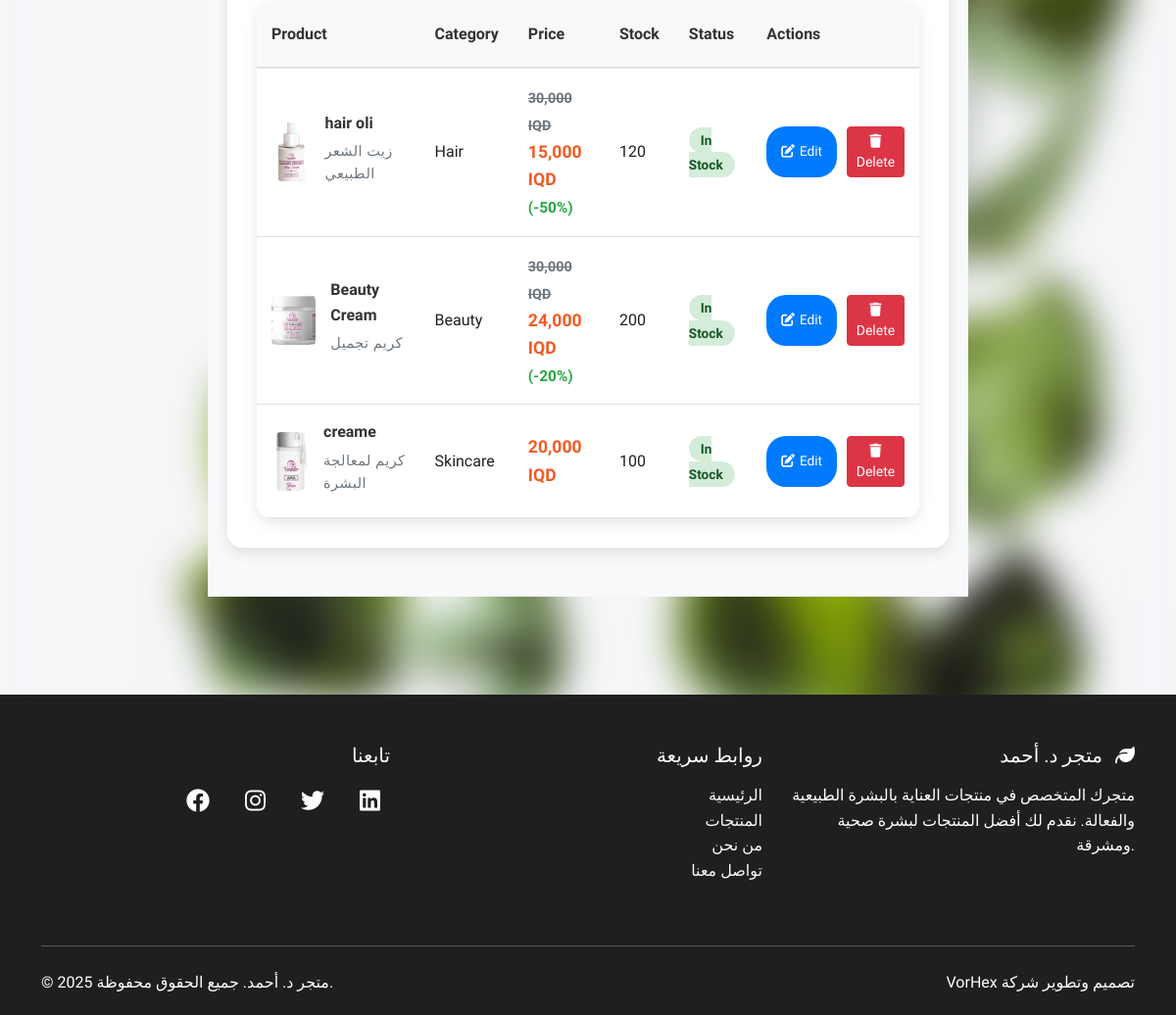
Page /dashboard/ (lower part) on the earlier database version.
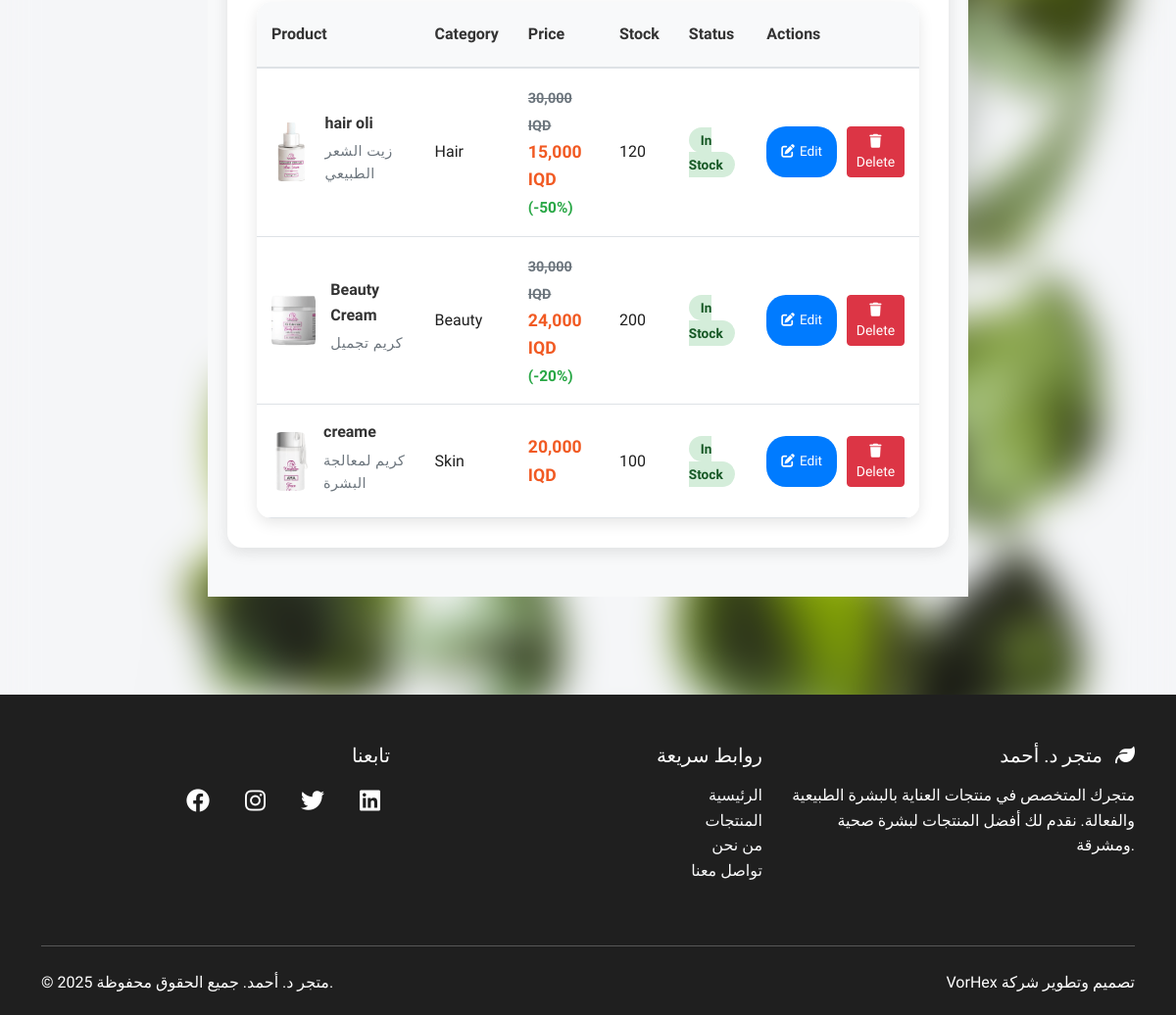
Same page on the later database version.
### core/models.py (models this page shows, shortened)
class Product(models.Model):
    name = models.CharField(max_length=100)
    price = models.DecimalField(max_digits=10, decimal_places=2)
    description = models.TextField()
    category = models.CharField(max_length=100)
    stock = models.IntegerField()
    is_available = models.BooleanField(default=True)
    discount = models.DecimalField(max_digits=10, decimal_places=2, null=True, blank=True)
    created_at = models.DateTimeField(auto_now_add=True)
    updated_at = models.DateTimeField(auto_now=True)
    image = models.ImageField(upload_to='products/', null=True, blank=True)
    def get_discounted_price(self):
        if self.discount and self.discount > 0:
            discount_amount = (self.price * self.discount) / 100
            return self.price - discount_amount
        return self.price
    def get_discount_percentage(self):
        return self.discount if self.discount else 0

### core/views.py (the view)
# urls.py: path('dashboard/', dashboard, name='dashboard'),
def dashboard(request):
    search_query = request.GET.get('search', '')
    category_filter = request.GET.get('category', '')
    availability_filter = request.GET.get('availability', '')
    products = Product.objects.all().order_by('-created_at')
    if search_query:
        products = products.filter(
            Q(name__icontains=search_query) |
            Q(category__icontains=search_query) |
            Q(description__icontains=search_query)
        )
    if category_filter:
        products = products.filter(category__icontains=category_filter)
    if availability_filter == 'available':
        products = products.filter(is_available=True)
    elif availability_filter == 'unavailable':
        products = products.filter(is_available=False)
    paginator = Paginator(products, 10)  # Show 10 products per page
    page_number = request.GET.get('page')
    page_obj = paginator.get_page(page_number)
    total_products = Product.objects.count()
    in_stock_products = Product.objects.filter(stock__gt=10).count()
    low_stock_products = Product.objects.filter(stock__lte=10, stock__gt=0).count()
    out_of_stock_products = Product.objects.filter(stock=0).count()
    categories = Product.objects.values_list('category', flat=True).distinct().order_by('category')
    context = {
        'current_page': 'dashboard',
        'products': page_obj,
        'search_query': search_query,
        'category_filter': category_filter,
        'availability_filter': availability_filter,
        'categories': categories,
        'total_products': total_products,
        'in_stock_products': in_stock_products,
        'low_stock_products': low_stock_products,
        'out_of_stock_products': out_of_stock_products,
    }
    return render(request, 'dashboard.html', context)

### core/cart.py (called while the page is built)
    def get_total_items(self):
        return sum(item['quantity'] for item in self.cart.values())

### core/context_processors.py (called while the page is built)
def cart_context(request):
    cart = CartManager(request)
    cart_total_items = cart.get_total_items()
    return {
        'cart_total_items': cart_total_items,
        'cart_has_items': cart_total_items > 0,
    }

### templates/dashboard.html (shortened to what the changed rows need)
{% extends 'base.html' %}
{% load static %}
{% block content %}
<div class="dashboard-container">
    <div class="action-section">
        {% if products %}
            <div class="table-container" id="tableView">
                <table class="products-table" id="productsTable">
                    <thead>
                        <tr>
                            <th>Product</th>
                            <th>Category</th>
                            <th>Price</th>
                            <th>Stock</th>
                            <th>Status</th>
                            <th>Actions</th>
                        </tr>
                    </thead>
                    <tbody>
                        {% for product in products %}
                            <tr data-category="{{ product.category }}" data-stock="{% if product.stock > 10 %}in_stock{% elif product.stock > 0 %}low_stock{% else %}out_of_stock{% endif %}">
                                <td>
                                    <div style="display: flex; align-items: center; gap: 15px;">
                                        {% if product.image %}
                                            <img src="{{ product.image.url }}" alt="{{ product.name }}" class="product-image">
                                        {% else %}
                                            <div class="product-image" style="background: #f8f9fa; display: flex; align-items: center; justify-content: center; color: #6c757d;">
                                                <i class="fas fa-image"></i>
                                            </div>
                                        {% endif %}
                                        <div>
                                            <div class="product-name">{{ product.name }}</div>
                                            <div class="product-category">{{ product.description|truncatechars:50 }}</div>
                                        </div>
                                    </div>
                                </td>
                                <td>{{ product.category }}</td>
                                <td>
                                    <div class="price-display">
                                        {% if product.discount and product.discount > 0 %}
                                            <span style="text-decoration:line-through;color:#6c757d;font-size:0.9rem">{{ product.price|floatformat:3 }} IQD</span><br>
                                            {{ product.get_discounted_price|floatformat:3 }} IQD
                                            <small style="color:#28a745;font-weight:bold">(-{{ product.get_discount_percentage|floatformat:0 }}%)</small>
                                        {% else %}
                                            {{ product.price|floatformat:3 }} IQD
                                        {% endif %}
                                    </div>
                                </td>
                                <td>{{ product.stock }}</td>
                                <td>
                                    {% if product.stock > 10 %}
                                        <span class="stock-badge stock-in">In Stock</span>
                                    {% elif product.stock > 0 %}
                                        <span class="stock-badge stock-low">Low Stock</span>
                                    {% else %}
                                        <span class="stock-badge stock-out">Out of Stock</span>
                                    {% endif %}
                                </td>
                                <td>
                                    <div class="action-buttons">
                                        <a href="{% url 'edit_product' product.id %}" class="btn-edit">
                                            <i class="fas fa-edit"></i>
                                            Edit
                                        </a>
                                        <button class="btn btn-danger btn-sm" onclick="deleteProduct({{ product.id }}, `{{ product.name|escapejs }}`)">
                                             <i class="fas fa-trash"></i>
                                             Delete
                                         </button>
                                    </div>
                                </td>
                            </tr>
                        {% endfor %}
                    </tbody>
                </table>
            </div>
        {% endif %}
    </div>
</div>
{% endblock %}

Differences in the rows shown:
changed Product "creame": category "Skincare" → "Skin"
